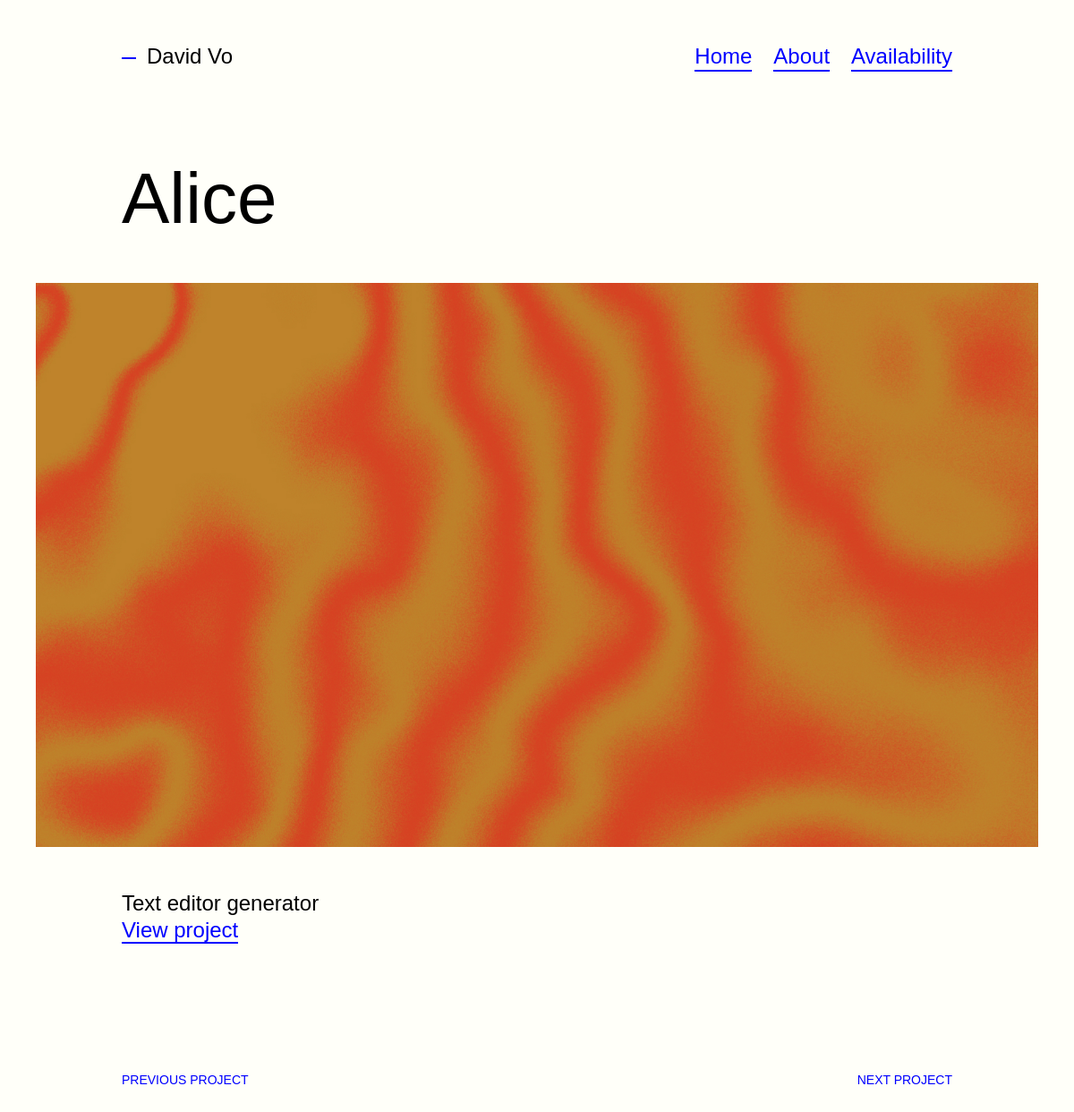
The app's page /project/alice with its own data.
### pages/models.py (models this page shows, shortened)
class Page(models.Model):
    title = models.CharField(max_length=200)
    slug = models.SlugField()
    description = HTMLField(blank=True)
    feature_image = models.ImageField(blank=True)
    rank = models.IntegerField(default=0)
    is_in_navigation = models.BooleanField(default=True)
    navigation_title = models.CharField(max_length=30, blank=True)
    class Meta:
        ordering = ('-rank','pk')

### projects/models.py (models this page shows, shortened)
class Project(models.Model):
    title = models.CharField(max_length=50)
    slug = models.SlugField(blank=True)
    description = HTMLField()
    featured_image = models.ImageField(blank=True)
    url = models.URLField()
    rank = models.IntegerField(default=0)
    isVisible = models.BooleanField(default=True)
    def viewable_credits(self):
        return self.credit_set.all()
    def viewable_assets(self):
        return self.asset_set.all()
    class Meta:
        ordering = ("-rank", "title", "pk")

### projects/views.py (the view)
# urls.py: path('project/<slug>',views.project,name='project')
def project(request, slug):
    project = Project.objects.get(slug=slug)
    qs = Project.objects.filter(isVisible=True)
    next_project = next_in_order(project, loop=True, qs=qs)
    prev_project = prev_in_order(project, loop=True, qs=qs)
    return render(request,'project.html', {
        "project": project,
        "prev_project": prev_project,
        "next_project": next_project,
    })

### pages/context_processors.py (called while the page is built)
def add_nav_links(request):
    nav_links = Page.objects.filter(is_in_navigation=True).order_by("-rank")
    return {
        "nav_links": nav_links
    }

### projects/templates/project.html (shortened to what this page needs)
{% extends "layout.html" %}
{% load static %}
{% block content %}
<section class="hero">
    <h1>{{ project.title }}</h1>
</section>
<section class="projects">
    <figure>
        <img src="{{ project.featured_image.url }}">
        <figcaption>
            {{project.description | safe }}
            <p>
                <a href="{{ project.url }}">View project</a>
            </p>
        </figcaption>
    </figure>
</section>
<section class="prev-next">
    <a class="prev" href="{% url 'project' prev_project.slug %}">
        <h4>Previous project</h4>
    </a>
    <a class="next" href="{% url 'project' next_project.slug %}">
        <h4>Next project</h4>
    </a>
</section>
{% endblock %}

### projects/templates/layout.html (shortened to what this page needs)
{% load static %}
<!doctype html>
<html>
<head>
    <link rel="stylesheet" href="{% static 'style.css' %}">
</head>
<body>
    <header>
        <h1>David Vo</h1>
        <nav>
            <a href="{% url 'home' %}">Home</a>
            {% for nav_link in nav_links %}
                <a href="{% url 'page' nav_link.slug %}">{{ nav_link.navigation_title }}</a>
            {% endfor %}
        </nav>
    </header>
    {% block content %}
    {% endblock %}
</body>
</html>

### static/style.css (style rules this page uses)
:root { --pad: 48px 96px 48px 96px; --bg: #fffff9; --highlight: #ffffdd; --text: #000000; --link-color: #0000ff; --dash-size: 0.8em; --h1-size: 80px; --h2-size: 40px; --h3-size: 18px; --h4-size: 14px; --p-size: 24px; }
body { font-family: "Inter var", Arial; font-size: var(--p-size); line-height: 1.25; background-color: var(--bg); color: var(--text); max-width: 1120px; margin: 0 auto 120px auto; }
a { color: var(--link-color); text-decoration: none; border-bottom: 2px solid currentColor; }
header { position: -webkit-sticky; position: sticky; top: 0; z-index: 3; padding: var(--pad); font-variation-settings: "wght" 600; display: flex; justify-content: space-between; }
header h1:before { content: ""; display: inline-block; width: var(--dash-size); height: 2px; margin: 0 0.5em 0 0; background-color: var(--link-color); vertical-align: middle; }
nav { display: flex; }
nav a { margin: 0 0 0 1em; }
section.hero { font-size: var(--h1-size); font-variation-settings: "wght" 600; line-height: 1.15; padding: var(--pad); }
figure { margin: 0 0 48px 0; }
figcaption { padding: var(--pad); max-width: 35em; }
figure img { position: relative; z-index: 2; }
h4 { font-size: var(--h4-size); font-variation-settings: "wght" 500; text-transform: uppercase; margin: 0 0 4px 0; }
p { margin: 0 0 24px 0; }
p:last-child { margin-bottom: 0; }
section.prev-next { padding: var(--pad); display: flex; align-items: flex-start; justify-content: space-between; }
section.prev-next a { border-bottom: none; }
section.prev-next a.next { text-align: right; }

### static/base.css (style rules this page uses)
html, body, div, span, applet, object, iframe, h1, h2, h3, h4, h5, h6, p, blockquote, pre, a, abbr, acronym, address, big, cite, code, del, dfn, em, img, ins, kbd, q, s, samp, small, strike, strong, sub, sup, tt, var, b, u, i, center, dl, dt, dd, ol, ul, li, fieldset, form, label, legend, table, caption, tbody, tfoot, thead, tr, th, td, article, aside, canvas, details, embed, figure, figcaption, footer, header, hgroup, menu, nav, output, ruby, section, summary, time, mark, audio, video { margin: 0; padding: 0; border: 0; font-size: 100%; font: inherit; vertical-align: baseline; }
article, aside, details, figcaption, figure, footer, header, hgroup, menu, nav, section { display: block; }
body { line-height: 1; }
img, iframe { vertical-align: bottom; max-width: 100%; }
* { -webkit-box-sizing: border-box; -moz-box-sizing: border-box; box-sizing: border-box; -webkit-font-smoothing: antialiased; text-rendering: optimizeLegibility; }

### records on screen
Page: navigation_title "About"
Page: navigation_title "Availability"
Project: title "Alice", featured_image (picture), description "Text editor generator"
